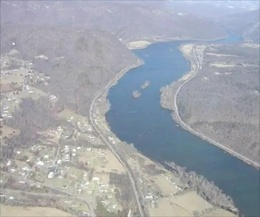
%> input picture 图像增强/局部对比度/2.jpg, 260 x 217 px, shrunk from 450 x 375 before the run
$ octave main.m   (GNU Octave 9; MATLAB toolbox functions it lacks are replaced by stand-ins)
%> lines starting %> are read from the running program, lines starting %| are printed output that depends on the picture
### 图像增强/局部对比度/ACE.m
function [ Enhance_weight ] = ACE( hight_img )

img = padarray(hight_img, [7,7], 'symmetric', 'both' );
[M,N]=size(img);
i = 1:M-15+1;
j = 1:N-15+1;
[I,J] = meshgrid(i,j);
for i = 1:numel(I)
    Img = img( (I(i)-1)*1+1:(I(i)-1)*1+15, (J(i)-1)*1+1:(J(i)-1)*1+15 );
    localmse(i) = mse(Img);
end

llocalmse = reshape(localmse,size(hight_img, 2),size(hight_img, 1));
Localmse  = transpose(llocalmse);

Globalmse = mse( hight_img );
Enhance_weight = (10.*Globalmse) ./ Localmse;
Enhance_weight(  Enhance_weight > 5.5 )   = 5.5;
Enhance_weight(  Enhance_weight < 4.5 )   = 4.5;

end

function [ MSE ] = mse( Image )
[m1,n1] = size( Image );
interim = (Image - Mean( Image )).^2;
MSE = sum(sum( interim )) / ( m1 * n1 );
MSE = MSE.^0.5;
end

function [ mean_value ] = Mean( image )
[ m2, n2 ] = size( image );
acc = sum(sum(image));
mean_value = acc / ( m2 * n2 );
end

### 图像增强/局部对比度/main.m
clear all;
clc;
Img = imread('2.jpg');
%> Img is the input picture: size 217x260x3 uint8; mean R, G, B 160.2, 164.8, 171.8
Img = rgb2gray(Img);
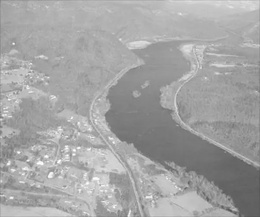
%> Img: size 217x260 uint8; min 82, max 255, mean 164.2
imwrite(Img,'1.png')
W = fspecial('gaussian',[5,5],1);
G = imfilter(Img, W, 'replicate');
image = double(G) + double((Img-G)) .* ACE(Img);
%> in ACE, `img = padarray(hight_img, [7,7], 'symmetric', 'both' );`:
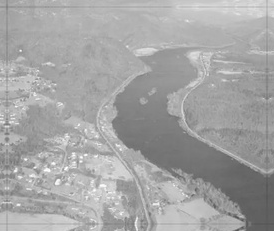
%> img: size 231x274 uint8; min 82, max 255, mean 164.6
%> the loop in ACE, `for i = 1:numel(I)` made 56420 passes
%> MSE in mse on passes 1 to 3: 4.95, 5.06, 5.19
%> in ACE, `llocalmse = reshape(localmse,size(hight_img, 2),size(hight_img, 1));`:
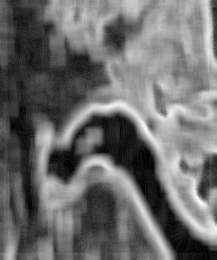
%> llocalmse: size 260x217 double; min 0.677, max 12.22, mean 5.61; drawn with min black and max white
%> in ACE, `Localmse  = transpose(llocalmse);`:
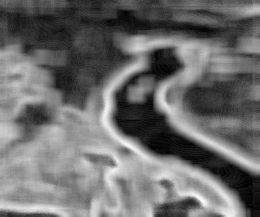
%> Localmse: size 217x260 double; min 0.677, max 12.22, mean 5.61; mean of the top-left, top-right, bottom-left and bottom-right quarters 4.39, 4.9, 7.56, 5.6; drawn with min black and max white
%> in ACE, `Globalmse = mse( hight_img );`: Globalmse = 9.49
%> in ACE, `Enhance_weight = (10.*Globalmse) ./ Localmse;`:
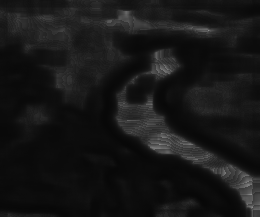
%> Enhance_weight: size 217x260 double; min 7.77, max 140.3, mean 23.3
%> in ACE, `Enhance_weight(  Enhance_weight > 5.5 )   = 5.5;`: Enhance_weight: size 217x260 double; every value is 5.5
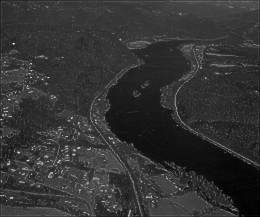
%> image: size 217x260 double; min 90, max 498, mean 172.9; drawn with min black and max white
imwrite(mat2gray(image),'2.png');
